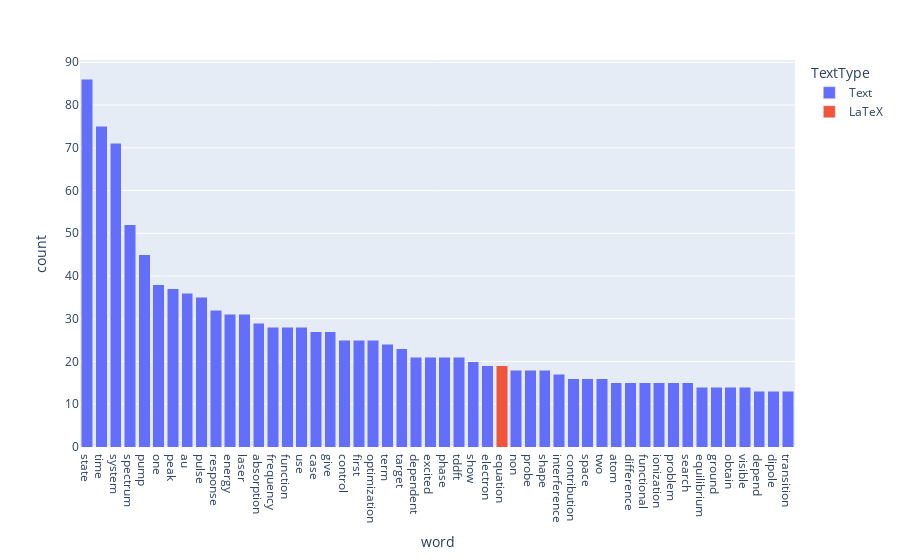

Here is the notebook cell this chart was saved with:
### Code cell
tokens = convert_text_to_clean_tokens(text_raw, stopwords=stopwords.words('english'),
                                                                         clean_latex=True,
                                                                         lemmatize=True,
                                     delete_punctuation=True,
                                      split_hyphenation=True)
text_clean = ' '.join([token[0] for token in tokens])
create_wordcounts_bar_chart(create_wordcounts_text(text_clean))

### Figure 1 — Plotly figure (JSON) as saved in the notebook; plotly's stock layout.template omitted (floating-point values rounded to 4 significant figures)
{"data": [{"alignmentgroup": "True", "hovertemplate": "TextType=Text<br>word=%{x}<br>count=%{y}<extra></extra>", "legendgroup": "Text", "marker": {"color": "#636efa", "pattern": {"shape": ""}}, "name": "Text", "offsetgroup": "Text", "orientation": "v", "showlegend": true, "textposition": "auto", "type": "bar", "x": ["absorption", "atom", "au", "case", "contribution", "control", "depend", "dependent", "difference", "dipole", "electron", "energy", "equilibrium", "excited", "first", "frequency", "function", "functional", "give", "ground", "interference", "ionization", "laser", "non", "obtain", "one", "optimization", "peak", "phase", "probe", "problem", "pulse", "pump", "response", "search", "shape", "show", "space", "spectrum", "state", "system", "target", "tddft", "term", "time", "transition", "two", "use", "visible"], "xaxis": "x", "y": [29, 15, 36, 27, 16, 25, 13, 21, 15, 13, 19, 31, 14, 21, 25, 28, 28, 15, 27, 14, 17, 15, 31, 18, 14, 38, 25, 37, 21, 18, 15, 35, 45, 32, 15, 18, 20, 16, 52, 86, 71, 23, 21, 24, 75, 13, 16, 28, 14], "yaxis": "y"}, {"alignmentgroup": "True", "hovertemplate": "TextType=LaTeX<br>word=%{x}<br>count=%{y}<extra></extra>", "legendgroup": "LaTeX", "marker": {"color": "#EF553B", "pattern": {"shape": ""}}, "name": "LaTeX", "offsetgroup": "LaTeX", "orientation": "v", "showlegend": true, "textposition": "auto", "type": "bar", "x": ["equation"], "xaxis": "x", "y": [19], "yaxis": "y"}], "layout": {"barmode": "stack", "legend": {"title": {"text": "TextType"}, "tracegroupgap": 0}, "margin": {"t": 60}, "xaxis": {"anchor": "y", "categoryorder": "total descending", "domain": [0, 1], "title": {"text": "word"}}, "yaxis": {"anchor": "x", "domain": [0, 1], "title": {"text": "count"}}}}
